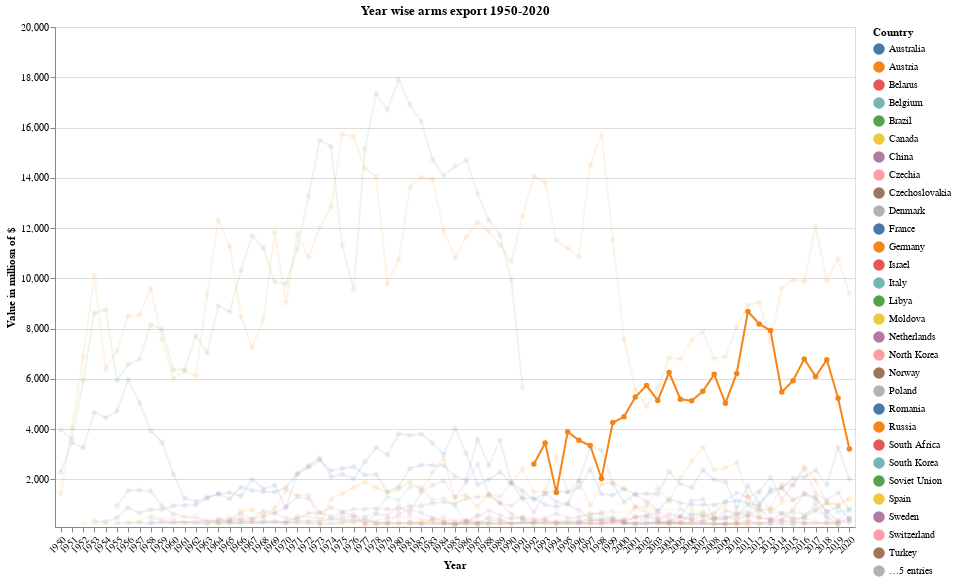

Here is the notebook cell this chart was saved with:
### Markdown cell above
## Arms export over the years

### Code cell
dropdown_category = alt.binding_select(options=list(exporter["Country"].unique()), name=" ")
selection_country = alt.selection_single(fields=["Country"], bind=dropdown_category, init={'Country': 'Russia'})

alt.Chart(exporter, title='Year wise arms export 1950-2020').mark_line(point=True).encode(
    alt.X('variable', title='Year', axis=alt.Axis(labelAngle=-45)),
    alt.Y('value',title='Value in milliosn of $', scale=alt.Scale(type='linear', domain=[100, 20000])),
    color='Country',
    opacity=alt.condition(
        selection_country,
        alt.value(1),
        alt.value(0.1)
)).add_selection(selection_country).properties(height=500, width=800)

### Figure 1 — Vega-Lite specification as saved in the notebook (floating-point values rounded to 4 significant figures; data arrays with more than 128 entries replaced by an {"elided": "..."} marker saying what was removed)
{"config": {"view": {"continuousWidth": 400, "continuousHeight": 300}}, "data": {"name": "data-0e4783f1ddafae3af75021fc2ab30f75"}, "mark": {"type": "line", "point": true}, "encoding": {"color": {"type": "nominal", "field": "Country"}, "opacity": {"condition": {"value": 1, "selection": "selector001"}, "value": 0.1}, "x": {"type": "nominal", "axis": {"labelAngle": -45}, "field": "variable", "title": "Year"}, "y": {"type": "quantitative", "field": "value", "scale": {"domain": [100, 20000], "type": "linear"}, "title": "Value in milliosn of $"}}, "height": 500, "selection": {"selector001": {"type": "single", "fields": ["Country"], "bind": {"input": "select", "options": ["Soviet Union", "United Kingdom", "United States", "Canada", "France", "Czechoslovakia", "Netherlands", "Italy", "China", "Sweden", "Switzerland", "Germany", "Poland", "Spain", "Israel", "Libya", "Norway", "North Korea", "Brazil", "Austria", "Yugoslavia", "Russia", "Czechia", "Denmark", "Ukraine", "Belarus", "Moldova", "South Korea", "Uzbekistan", "Belgium", "South Africa", "Romania", "Turkey", "Australia"], "name": " "}, "init": {"Country": "Russia"}}}, "title": "Year wise arms export 1950-2020", "width": 800, "$schema": "https://vega.github.io/schema/vega-lite/v4.8.1.json", "datasets": {"data-0e4783f1ddafae3af75021fc2ab30f75": {"elided": "785 records"}}}
